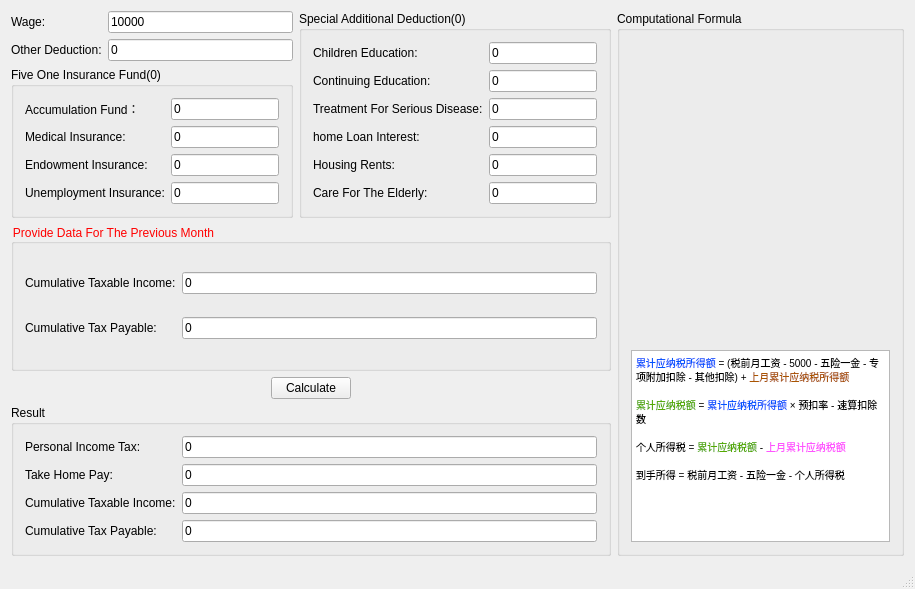
<?xml version="1.0" encoding="UTF-8"?>
<ui version="4.0">
 <class>MainWindow</class>
 <widget class="QMainWindow" name="MainWindow">
  <property name="geometry">
   <rect>
    <x>0</x>
    <y>0</y>
    <width>915</width>
    <height>589</height>
   </rect>
  </property>
  <property name="windowTitle">
   <string>Personal Income Tax Calculator</string>
  </property>
  <widget class="QWidget" name="centralWidget">
   <layout class="QHBoxLayout" name="horizontalLayout_3">
    <item>
     <layout class="QVBoxLayout" name="verticalLayout">
      <item>
       <layout class="QHBoxLayout" name="horizontalLayout">
        <item>
         <layout class="QVBoxLayout" name="verticalLayout_2">
          <item>
           <layout class="QGridLayout" name="gridLayout_5">
            <item row="0" column="0">
             <widget class="QLabel" name="label">
              <property name="text">
               <string>Wage:</string>
              </property>
             </widget>
            </item>
            <item row="0" column="1">
             <widget class="QLineEdit" name="lineEdit_wage">
              <property name="text">
               <string>10000</string>
              </property>
             </widget>
            </item>
            <item row="1" column="0">
             <widget class="QLabel" name="label_12">
              <property name="text">
               <string>Other Deduction:</string>
              </property>
             </widget>
            </item>
            <item row="1" column="1">
             <widget class="QLineEdit" name="lineEdit_otherDeduction">
              <property name="text">
               <string>0</string>
              </property>
             </widget>
            </item>
           </layout>
          </item>
          <item>
           <widget class="QGroupBox" name="groupBox_fiveOneInsuranceFund">
            <property name="title">
             <string>Five One Insurance Fund(0)</string>
            </property>
            <layout class="QGridLayout" name="gridLayout">
             <item row="0" column="0">
              <widget class="QLabel" name="label_2">
               <property name="text">
                <string>Accumulation Fund：</string>
               </property>
              </widget>
             </item>
             <item row="0" column="1">
              <widget class="QLineEdit" name="lineEdit_accumulationFund">
               <property name="text">
                <string>0</string>
               </property>
              </widget>
             </item>
             <item row="1" column="0">
              <widget class="QLabel" name="label_3">
               <property name="text">
                <string>Medical Insurance:</string>
               </property>
              </widget>
             </item>
             <item row="1" column="1">
              <widget class="QLineEdit" name="lineEdit_medicalInsurance">
               <property name="text">
                <string>0</string>
               </property>
              </widget>
             </item>
             <item row="2" column="0">
              <widget class="QLabel" name="label_4">
               <property name="text">
                <string>Endowment Insurance:</string>
               </property>
              </widget>
             </item>
             <item row="2" column="1">
              <widget class="QLineEdit" name="lineEdit_endowmentInsurance">
               <property name="text">
                <string>0</string>
               </property>
              </widget>
             </item>
             <item row="3" column="0">
              <widget class="QLabel" name="label_5">
               <property name="text">
                <string>Unemployment Insurance:</string>
               </property>
              </widget>
             </item>
             <item row="3" column="1">
              <widget class="QLineEdit" name="lineEdit_unemploymentInsurance">
               <property name="text">
                <string>0</string>
               </property>
              </widget>
             </item>
            </layout>
           </widget>
          </item>
         </layout>
        </item>
        <item>
         <widget class="QGroupBox" name="groupBox_specialAdditionalDeduction">
          <property name="title">
           <string>Special Additional Deduction(0)</string>
          </property>
          <layout class="QGridLayout" name="gridLayout_2">
           <item row="0" column="0">
            <widget class="QLabel" name="label_6">
             <property name="text">
              <string>Children Education:</string>
             </property>
            </widget>
           </item>
           <item row="0" column="1">
            <widget class="QLineEdit" name="lineEdit_childrenEducation">
             <property name="text">
              <string>0</string>
             </property>
            </widget>
           </item>
           <item row="1" column="0">
            <widget class="QLabel" name="label_7">
             <property name="text">
              <string>Continuing Education:</string>
             </property>
            </widget>
           </item>
           <item row="1" column="1">
            <widget class="QLineEdit" name="lineEdit_continuingEducation">
             <property name="text">
              <string>0</string>
             </property>
            </widget>
           </item>
           <item row="2" column="0">
            <widget class="QLabel" name="label_8">
             <property name="text">
              <string>Treatment For Serious Disease:</string>
             </property>
            </widget>
           </item>
           <item row="2" column="1">
            <widget class="QLineEdit" name="lineEdit_treatmentForSeriousDisease">
             <property name="text">
              <string>0</string>
             </property>
            </widget>
           </item>
           <item row="3" column="0">
            <widget class="QLabel" name="label_9">
             <property name="text">
              <string>home Loan Interest:</string>
             </property>
            </widget>
           </item>
           <item row="3" column="1">
            <widget class="QLineEdit" name="lineEdit_homeLoanInterest">
             <property name="text">
              <string>0</string>
             </property>
            </widget>
           </item>
           <item row="4" column="0">
            <widget class="QLabel" name="label_10">
             <property name="text">
              <string>Housing Rents:</string>
             </property>
            </widget>
           </item>
           <item row="4" column="1">
            <widget class="QLineEdit" name="lineEdit_housingRents">
             <property name="text">
              <string>0</string>
             </property>
            </widget>
           </item>
           <item row="5" column="0">
            <widget class="QLabel" name="label_11">
             <property name="text">
              <string>Care For The Elderly:</string>
             </property>
            </widget>
           </item>
           <item row="5" column="1">
            <widget class="QLineEdit" name="lineEdit_careForTheElderly">
             <property name="text">
              <string>0</string>
             </property>
            </widget>
           </item>
          </layout>
         </widget>
        </item>
       </layout>
      </item>
      <item>
       <widget class="QGroupBox" name="groupBox_3">
        <property name="styleSheet">
         <string notr="true">QGroupBox {color: rgb(255, 0, 0);}
</string>
        </property>
        <property name="title">
         <string>Provide Data For The Previous Month</string>
        </property>
        <layout class="QGridLayout" name="gridLayout_3">
         <item row="0" column="0">
          <widget class="QLabel" name="label_13">
           <property name="text">
            <string>Cumulative Taxable Income:</string>
           </property>
          </widget>
         </item>
         <item row="0" column="1">
          <widget class="QLineEdit" name="lineEdit_cumulativeTaxableIncome_previousMonth">
           <property name="text">
            <string>0</string>
           </property>
          </widget>
         </item>
         <item row="1" column="0">
          <widget class="QLabel" name="label_14">
           <property name="text">
            <string>Cumulative Tax Payable:</string>
           </property>
          </widget>
         </item>
         <item row="1" column="1">
          <widget class="QLineEdit" name="lineEdit_cumulativeTaxPayable_previousMonth">
           <property name="text">
            <string>0</string>
           </property>
          </widget>
         </item>
        </layout>
       </widget>
      </item>
      <item>
       <layout class="QHBoxLayout" name="horizontalLayout_2">
        <item>
         <spacer name="horizontalSpacer_2">
          <property name="orientation">
           <enum>Qt::Horizontal</enum>
          </property>
          <property name="sizeHint" stdset="0">
           <size>
            <width>40</width>
            <height>20</height>
           </size>
          </property>
         </spacer>
        </item>
        <item>
         <widget class="QPushButton" name="pushButton_ok">
          <property name="text">
           <string>Calculate</string>
          </property>
         </widget>
        </item>
        <item>
         <spacer name="horizontalSpacer">
          <property name="orientation">
           <enum>Qt::Horizontal</enum>
          </property>
          <property name="sizeHint" stdset="0">
           <size>
            <width>40</width>
            <height>20</height>
           </size>
          </property>
         </spacer>
        </item>
       </layout>
      </item>
      <item>
       <widget class="QGroupBox" name="groupBox_4">
        <property name="title">
         <string>Result</string>
        </property>
        <layout class="QGridLayout" name="gridLayout_4">
         <item row="0" column="0">
          <widget class="QLabel" name="label_15">
           <property name="text">
            <string>Personal Income Tax:</string>
           </property>
          </widget>
         </item>
         <item row="0" column="1">
          <widget class="QLineEdit" name="lineEdit_personalIncomeTax">
           <property name="text">
            <string>0</string>
           </property>
          </widget>
         </item>
         <item row="1" column="0">
          <widget class="QLabel" name="label_16">
           <property name="text">
            <string>Take Home Pay:</string>
           </property>
          </widget>
         </item>
         <item row="1" column="1">
          <widget class="QLineEdit" name="lineEdit_takeHomePay">
           <property name="text">
            <string>0</string>
           </property>
          </widget>
         </item>
         <item row="2" column="0">
          <widget class="QLabel" name="label_17">
           <property name="text">
            <string>Cumulative Taxable Income:</string>
           </property>
          </widget>
         </item>
         <item row="2" column="1">
          <widget class="QLineEdit" name="lineEdit_cumulativeTaxableIncome">
           <property name="text">
            <string>0</string>
           </property>
          </widget>
         </item>
         <item row="3" column="0">
          <widget class="QLabel" name="label_18">
           <property name="text">
            <string>Cumulative Tax Payable:</string>
           </property>
          </widget>
         </item>
         <item row="3" column="1">
          <widget class="QLineEdit" name="lineEdit_cumulativeTaxPayable">
           <property name="text">
            <string>0</string>
           </property>
          </widget>
         </item>
        </layout>
       </widget>
      </item>
     </layout>
    </item>
    <item>
     <widget class="QGroupBox" name="groupBox_6">
      <property name="title">
       <string>Computational Formula</string>
      </property>
      <layout class="QVBoxLayout" name="verticalLayout_4" stretch="1,0">
       <item>
        <widget class="QLabel" name="label_img">
         <property name="text">
          <string/>
         </property>
        </widget>
       </item>
       <item>
        <widget class="QTextEdit" name="textEdit">
         <property name="readOnly">
          <bool>true</bool>
         </property>
         <property name="html">
          <string>&lt;!DOCTYPE HTML PUBLIC &quot;-//W3C//DTD HTML 4.0//EN&quot; &quot;http://www.w3.org/TR/REC-html40/strict.dtd&quot;&gt;
&lt;html&gt;&lt;head&gt;&lt;meta name=&quot;qrichtext&quot; content=&quot;1&quot; /&gt;&lt;style type=&quot;text/css&quot;&gt;
p, li { white-space: pre-wrap; }
&lt;/style&gt;&lt;/head&gt;&lt;body style=&quot; font-family:'MS Shell Dlg 2'; font-size:7.8pt; font-weight:400; font-style:normal;&quot;&gt;
&lt;p style=&quot; margin-top:0px; margin-bottom:0px; margin-left:0px; margin-right:0px; -qt-block-indent:0; text-indent:0px;&quot;&gt;&lt;span style=&quot; color:#0055ff;&quot;&gt;累计应纳税所得额 &lt;/span&gt;= (税前月工资 - 5000 - 五险一金 - 专项附加扣除 - 其他扣除) + &lt;span style=&quot; color:#aa5500;&quot;&gt;上月累计应纳税所得额&lt;/span&gt;&lt;/p&gt;
&lt;p style=&quot;-qt-paragraph-type:empty; margin-top:0px; margin-bottom:0px; margin-left:0px; margin-right:0px; -qt-block-indent:0; text-indent:0px; color:#aa5500;&quot;&gt;&lt;br /&gt;&lt;/p&gt;
&lt;p style=&quot; margin-top:0px; margin-bottom:0px; margin-left:0px; margin-right:0px; -qt-block-indent:0; text-indent:0px;&quot;&gt;&lt;span style=&quot; color:#55aa00;&quot;&gt;累计应纳税额 &lt;/span&gt;= &lt;span style=&quot; color:#0055ff;&quot;&gt;累计应纳税所得额 &lt;/span&gt;× 预扣率 - 速算扣除数&lt;/p&gt;
&lt;p style=&quot;-qt-paragraph-type:empty; margin-top:0px; margin-bottom:0px; margin-left:0px; margin-right:0px; -qt-block-indent:0; text-indent:0px;&quot;&gt;&lt;br /&gt;&lt;/p&gt;
&lt;p style=&quot; margin-top:0px; margin-bottom:0px; margin-left:0px; margin-right:0px; -qt-block-indent:0; text-indent:0px;&quot;&gt;个人所得税 = &lt;span style=&quot; color:#55aa00;&quot;&gt;累计应纳税额 &lt;/span&gt;- &lt;span style=&quot; color:#ff55ff;&quot;&gt;上月累计应纳税额&lt;/span&gt;&lt;/p&gt;
&lt;p style=&quot;-qt-paragraph-type:empty; margin-top:0px; margin-bottom:0px; margin-left:0px; margin-right:0px; -qt-block-indent:0; text-indent:0px; color:#aa557f;&quot;&gt;&lt;br /&gt;&lt;/p&gt;
&lt;p style=&quot; margin-top:0px; margin-bottom:0px; margin-left:0px; margin-right:0px; -qt-block-indent:0; text-indent:0px;&quot;&gt;到手所得 = 税前月工资 - 五险一金 - 个人所得税&lt;/p&gt;&lt;/body&gt;&lt;/html&gt;</string>
         </property>
        </widget>
       </item>
      </layout>
     </widget>
    </item>
   </layout>
  </widget>
  <widget class="QMenuBar" name="menuBar">
   <property name="geometry">
    <rect>
     <x>0</x>
     <y>0</y>
     <width>915</width>
     <height>26</height>
    </rect>
   </property>
  </widget>
  <widget class="QStatusBar" name="statusBar"/>
 </widget>
 <layoutdefault spacing="6" margin="11"/>
 <resources/>
 <connections/>
</ui>
